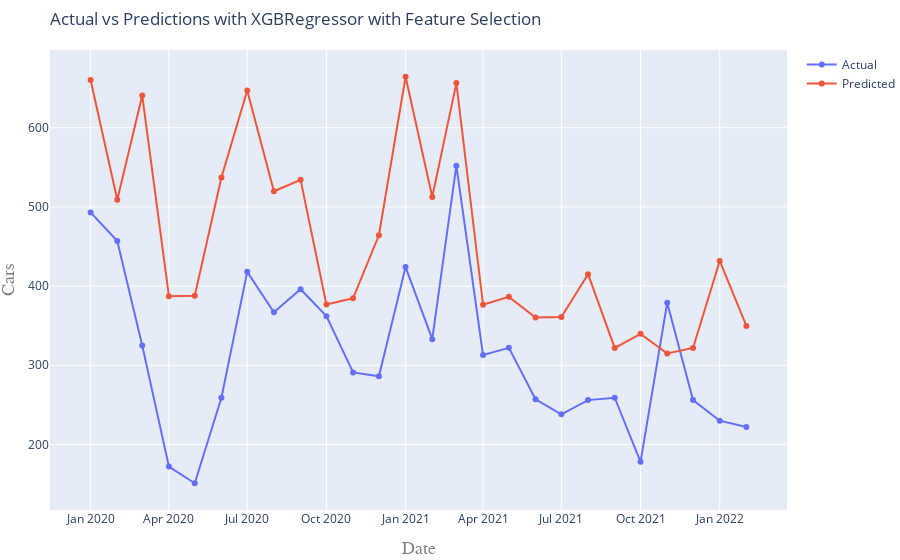

The cell this chart's notebook holds for it:
### Code cell
# Compute and print model score with scaled data
model_name = model.__class__.__name__ + ' with Feature Selection'
scoring(model_name, model, X_train_fs, y_train, X_test_fs, y_test)

### Figure 1 — Plotly figure (JSON) as saved in the notebook; plotly's stock layout.template omitted (floating-point values rounded to 4 significant figures)
{"data": [{"mode": "lines+markers", "name": "Actual", "type": "scatter", "x": ["2020-01-01T00:00:00", "2020-02-01T00:00:00", "2020-03-01T00:00:00", "2020-04-01T00:00:00", "2020-05-01T00:00:00", "2020-06-01T00:00:00", "2020-07-01T00:00:00", "2020-08-01T00:00:00", "2020-09-01T00:00:00", "2020-10-01T00:00:00", "2020-11-01T00:00:00", "2020-12-01T00:00:00", "2021-01-01T00:00:00", "2021-02-01T00:00:00", "2021-03-01T00:00:00", "2021-04-01T00:00:00", "2021-05-01T00:00:00", "2021-06-01T00:00:00", "2021-07-01T00:00:00", "2021-08-01T00:00:00", "2021-09-01T00:00:00", "2021-10-01T00:00:00", "2021-11-01T00:00:00", "2021-12-01T00:00:00", "2022-01-01T00:00:00", "2022-02-01T00:00:00"], "y": [493, 457, 325, 172, 151, 259, 418, 367, 396, 362, 291, 286, 424, 333, 552, 313, 322, 257, 238, 256, 259, 178, 379, 256, 230, 222]}, {"mode": "lines+markers", "name": "Predicted", "type": "scatter", "x": ["2020-01-01T00:00:00", "2020-02-01T00:00:00", "2020-03-01T00:00:00", "2020-04-01T00:00:00", "2020-05-01T00:00:00", "2020-06-01T00:00:00", "2020-07-01T00:00:00", "2020-08-01T00:00:00", "2020-09-01T00:00:00", "2020-10-01T00:00:00", "2020-11-01T00:00:00", "2020-12-01T00:00:00", "2021-01-01T00:00:00", "2021-02-01T00:00:00", "2021-03-01T00:00:00", "2021-04-01T00:00:00", "2021-05-01T00:00:00", "2021-06-01T00:00:00", "2021-07-01T00:00:00", "2021-08-01T00:00:00", "2021-09-01T00:00:00", "2021-10-01T00:00:00", "2021-11-01T00:00:00", "2021-12-01T00:00:00", "2022-01-01T00:00:00", "2022-02-01T00:00:00"], "y": [660.2, 509.1, 640.6, 387.2, 387.8, 537.2, 647.0, 519.8, 534.2, 376.8, 384.8, 464.1, 664.4, 512.4, 656.3, 376.4, 386.4, 360.2, 361.0, 415.1, 321.9, 339.7, 314.9, 321.9, 431.8, 349.7]}], "layout": {"margin": {"b": 50, "l": 10, "r": 0, "t": 50}, "title": {"text": "Actual vs Predictions with XGBRegressor with Feature Selection", "x": 0, "xref": "paper"}, "xaxis": {"title": {"font": {"color": "#7f7f7f", "family": "Courier New, monospace", "size": 18}, "text": "Date"}}, "yaxis": {"title": {"font": {"color": "#7f7f7f", "family": "Courier New, monospace", "size": 18}, "text": "Cars"}}}}
